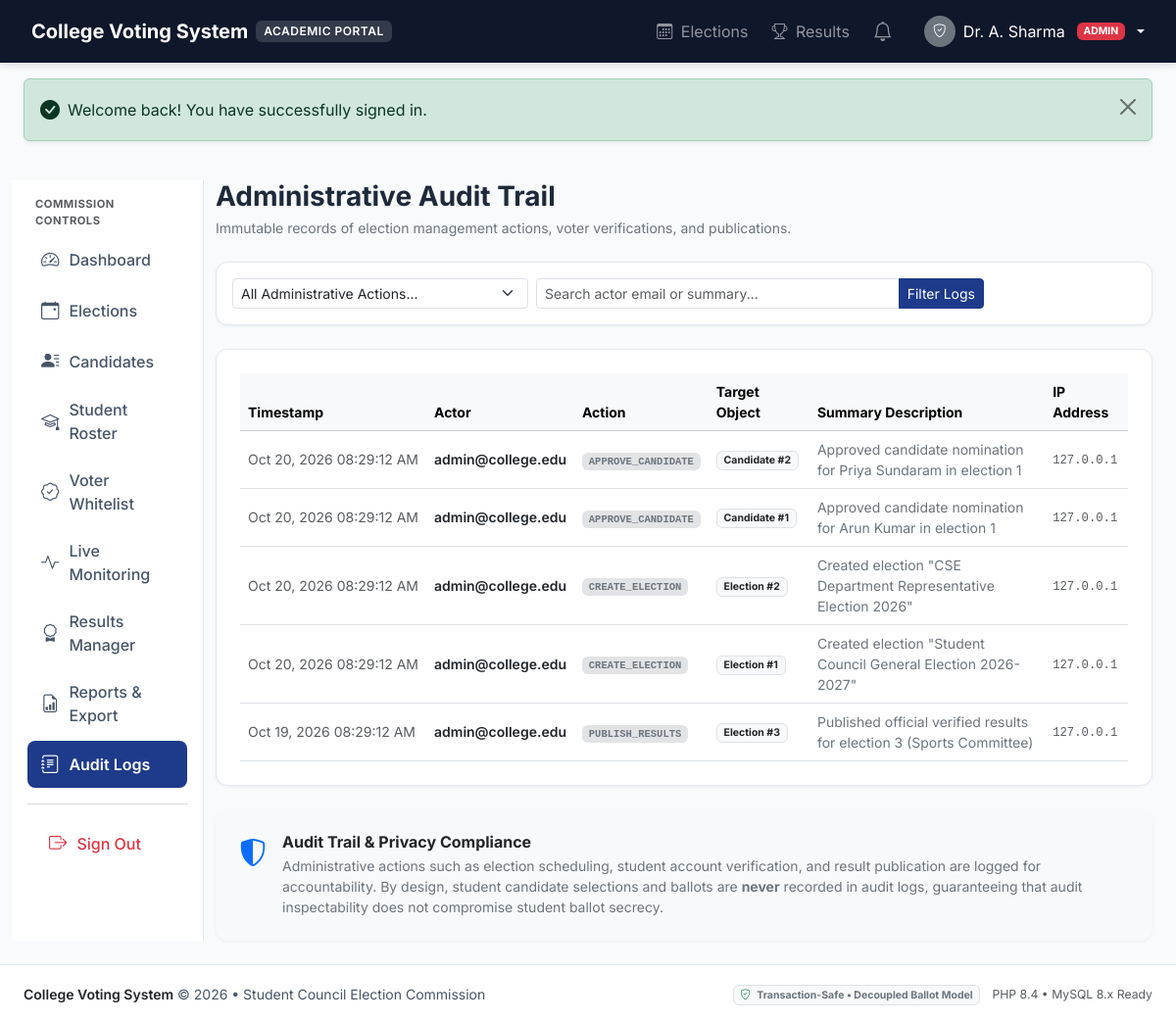
The app's page /admin/audit-logs.php (signed in) with its own data.
### tables this page shows
CREATE TABLE IF NOT EXISTS users (
    id INT AUTO_INCREMENT PRIMARY KEY,
    email VARCHAR(150) NOT NULL UNIQUE,
    password_hash VARCHAR(255) NOT NULL,
    role ENUM('admin', 'student') NOT NULL DEFAULT 'student',
    status ENUM('pending', 'active', 'suspended') NOT NULL DEFAULT 'pending',
    created_at DATETIME NOT NULL DEFAULT CURRENT_TIMESTAMP,
    updated_at DATETIME NOT NULL DEFAULT CURRENT_TIMESTAMP ON UPDATE CURRENT_TIMESTAMP,
    INDEX idx_user_role (role),
    INDEX idx_user_status (status)
);

CREATE TABLE IF NOT EXISTS audit_logs (
    id INT AUTO_INCREMENT PRIMARY KEY,
    user_id INT DEFAULT NULL,
    actor_email VARCHAR(150) DEFAULT NULL,
    action VARCHAR(100) NOT NULL,
    object_type VARCHAR(50) NOT NULL,
    object_id INT DEFAULT NULL,
    summary TEXT NOT NULL,
    ip_address VARCHAR(45) DEFAULT NULL,
    created_at DATETIME NOT NULL DEFAULT CURRENT_TIMESTAMP,
    CONSTRAINT fk_audit_user FOREIGN KEY (user_id) REFERENCES users(id) ON DELETE SET NULL,
    INDEX idx_audit_created (created_at),
    INDEX idx_audit_object (object_type, object_id)
);

### app/includes/functions.php (called while the page is built, shortened)
<?php
function e(?string $value): string {
    return htmlspecialchars((string)($value ?? ''), ENT_QUOTES, 'UTF-8');
}
function get_flash(): ?array {
    if (!empty($_SESSION['flash'])) {
        $flash = $_SESSION['flash'];
        return $flash;
    }
    return null;
}
function base_url(string $path = ''): string {
    $scriptName = $_SERVER['SCRIPT_NAME'] ?? '';
    $base = rtrim(dirname($scriptName), '/\\');
    $trimmedPath = ltrim($path, '/');
    return ($base === '' || $base === '/') ? '/' . $trimmedPath : $base . '/' . $trimmedPath;
}
function format_datetime(?string $datetime, string $format = 'M d, Y h:i A'): string {
    try {
        $dt = new DateTime($datetime);
        return $dt->format($format);
    } catch (Exception $e) {
        return $datetime;
    }
}

### app/includes/auth.php (called while the page is built, shortened)
<?php
require_once __DIR__ . '/../config/app.php';
require_once __DIR__ . '/functions.php';
class Auth {
    private static ?array $currentUser = null;
    public static function check(): bool {
        return !empty($_SESSION['user_id']);
    }
    public static function id(): ?int {
        return isset($_SESSION['user_id']) ? (int)$_SESSION['user_id'] : null;
    }
    public static function role(): ?string {
        return $_SESSION['user_role'] ?? null;
    }
    public static function isAdmin(): bool {
        return self::role() === 'admin';
    }
    public static function user(): ?array {
        $userId = self::id();
        $db = Database::getConnection();
        $stmt = $db->prepare("SELECT * FROM users WHERE id = ?");
        $stmt->execute([$userId]);
        $user = $stmt->fetch(PDO::FETCH_ASSOC);
        if ($user['role'] === 'student') {
            $stmtStud = $db->prepare("
                SELECT s.*, d.name AS department_name, d.code AS department_code
                FROM students s
                LEFT JOIN departments d ON s.department_id = d.id
                WHERE s.user_id = ?
            ");
            $stmtStud->execute([$userId]);
            $student = $stmtStud->fetch(PDO::FETCH_ASSOC);
            $user['student'] = $student ?: [];
        } elseif ($user['role'] === 'admin') {
            $stmtAdmin = $db->prepare("SELECT * FROM administrators WHERE user_id = ?");
            $stmtAdmin->execute([$userId]);
            $admin = $stmtAdmin->fetch(PDO::FETCH_ASSOC);
            $user['admin'] = $admin ?: [];
        }
        self::$currentUser = $user;
        return self::$currentUser;
    }
}

### admin/audit-logs.php (the view, shortened to what this page needs)
<?php
require_once __DIR__ . '/../app/middleware/require-admin.php';
require_once __DIR__ . '/../app/includes/functions.php';
$db = Database::getConnection();
$searchFilter = $_GET['search'] ?? '';
$sql = "SELECT * FROM audit_logs WHERE 1=1";
$params = [];
$sql .= " ORDER BY created_at DESC LIMIT 100";
$stmt = $db->prepare($sql);
$stmt->execute($params);
$logs = $stmt->fetchAll(PDO::FETCH_ASSOC);
require_once __DIR__ . '/../app/includes/header.php';
?>
<div class="container-fluid px-3 px-md-4 py-4">
    <div class="row g-4">
        <?php require_once __DIR__ . '/../app/includes/admin-sidebar.php'; ?>
        <div class="col-lg-9 col-xl-10">
            <div class="d-flex justify-content-between align-items-center mb-4">
                <div>
                    <h1 class="h3 fw-bold mb-1">Administrative Audit Trail</h1>
                    <p class="text-secondary small mb-0">Immutable records of election management actions, voter verifications, and publications.</p>
                </div>
            </div>
            <div class="card card-academic p-3 mb-4">
                <form method="GET" action="<?= base_url('audit-logs.php') ?>" class="row g-2 align-items-center">
                    <div class="col-md-4">
                        <select class="form-select form-select-sm" name="action" onchange="this.form.submit()">
                            <option value="">All Administrative Actions...</option>
                        </select>
                    </div>
                    <div class="col-md-6">
                        <div class="input-group input-group-sm">
                            <input type="text" class="form-control" name="search" value="<?= e($searchFilter) ?>" placeholder="Search actor email or summary...">
                            <button class="btn btn-navy" type="submit">Filter Logs</button>
                        </div>
                    </div>
                </form>
            </div>
            <div class="card card-academic p-4 mb-4">
                <?php if (empty($logs)): ?>
                    <p class="text-center text-muted py-5 mb-0">No audit logs matching the criteria.</p>
                <?php else: ?>
                    <div class="table-responsive">
                        <table class="table table-hover align-middle mb-0 small">
                            <thead class="table-light">
                                <tr>
                                    <th>Timestamp</th>
                                    <th>Actor</th>
                                    <th>Action</th>
                                    <th>Target Object</th>
                                    <th>Summary Description</th>
                                    <th>IP Address</th>
                                </tr>
                            </thead>
                            <tbody>
                                <?php foreach ($logs as $l): ?>
                                    <tr>
                                        <td class="text-muted text-nowrap"><?= format_datetime($l['created_at'], 'M d, Y h:i:s A') ?></td>
                                        <td class="fw-semibold text-dark"><?= e($l['actor_email'] ?? 'System') ?></td>
                                        <td>
                                            <span class="badge bg-secondary-subtle text-secondary font-monospace">
                                                <?= e($l['action']) ?>
                                            </span>
                                        </td>
                                        <td>
                                            <span class="badge bg-light text-dark border text-capitalize">
                                                <?= e($l['object_type']) ?> <?= $l['object_id'] ? '#' . (int)$l['object_id'] : '' ?>
                                            </span>
                                        </td>
                                        <td class="text-secondary"><?= e($l['summary']) ?></td>
                                        <td><code class="text-muted"><?= e($l['ip_address']) ?></code></td>
                                    </tr>
                                <?php endforeach; ?>
                            </tbody>
                        </table>
                    </div>
                <?php endif; ?>
            </div>
            <div class="card card-academic p-4 bg-light border-0">
                <div class="d-flex align-items-start gap-3">
                    <i class="bi bi-shield-shaded text-primary fs-3"></i>
                    <div>
                        <h6 class="fw-bold mb-1">Audit Trail & Privacy Compliance</h6>
                        <p class="text-secondary small mb-0">
                            Administrative actions such as election scheduling, student account verification, and result publication are logged for accountability. By design, student candidate selections and ballots are <strong>never</strong> recorded in audit logs, guaranteeing that audit inspectability does not compromise student ballot secrecy.
                        </p>
                    </div>
                </div>
            </div>
        </div>
    </div>
</div>
<?php require_once __DIR__ . '/../app/includes/footer.php'; ?>

### app/includes/header.php (shortened to what this page needs)
<?php
require_once __DIR__ . '/auth.php';
require_once __DIR__ . '/functions.php';
$currentUser = Auth::user();
$isLoggedIn = Auth::check();
$isAdmin = Auth::isAdmin();
$flash = get_flash();
?>
<!DOCTYPE html>
<html lang="en">
<head>
    <link href="https://cdn.jsdelivr.net/npm/bootstrap@5.3.3/dist/css/bootstrap.min.css" rel="stylesheet">
    <link href="https://cdn.jsdelivr.net/npm/bootstrap-icons@1.11.3/font/bootstrap-icons.css" rel="stylesheet">
    <link href="<?= base_url('assets/css/style.css') ?>" rel="stylesheet">
</head>
<body>
<nav class="navbar navbar-expand-lg navbar-dark app-navbar py-2 sticky-top">
    <div class="container-fluid px-3 px-md-4">
        <a class="navbar-brand d-flex align-items-center gap-2 fw-bold" href="<?= base_url('index.php') ?>">
            <span>College Voting System</span>
            <span class="navbar-brand-badge d-none d-sm-inline-block">Academic Portal</span>
        </a>
        <div class="collapse navbar-collapse" id="appNav">
            <ul class="navbar-nav ms-auto align-items-center gap-1 gap-lg-2">
                <li class="nav-item">
                    <a class="nav-link" href="<?= base_url('elections.php') ?>"><i class="bi bi-calendar3 me-1"></i> Elections</a>
                </li>
                <li class="nav-item">
                    <a class="nav-link" href="<?= base_url('results.php') ?>"><i class="bi bi-trophy me-1"></i> Results</a>
                </li>
                <?php if ($isLoggedIn): ?>
                    <li class="nav-item">
                        <a class="nav-link position-relative px-2" href="<?= base_url('notifications.php') ?>" title="Notifications">
                            <i class="bi bi-bell fs-5"></i>
                        </a>
                    </li>
                    <li class="nav-item dropdown ms-lg-2">
                        <a class="nav-link dropdown-toggle d-flex align-items-center gap-2 text-white" href="#" role="button" data-bs-toggle="dropdown">
                            <div class="rounded-circle bg-secondary text-white d-flex align-items-center justify-content-center" style="width: 32px; height: 32px; font-size: 0.85rem;">
                                <i class="bi <?= $isAdmin ? 'bi-shield-check' : 'bi-person-fill' ?>"></i>
                            </div>
                            <span class="d-none d-md-inline"><?= e($currentUser['admin']['full_name'] ?? $currentUser['student']['full_name'] ?? $currentUser['email']) ?></span>
                            <span class="badge bg-<?= $isAdmin ? 'danger' : 'primary' ?> text-uppercase ms-1" style="font-size: 0.65rem;">
                                <?= e($currentUser['role']) ?>
                            </span>
                        </a>
                    </li>
                <?php endif; ?>
            </ul>
        </div>
    </div>
</nav>
<?php if ($flash): ?>
    <div class="container-fluid px-3 px-md-4 mt-3">
        <div class="alert alert-<?= e($flash['type']) ?> alert-dismissible fade show shadow-sm" role="alert">
            <div class="d-flex align-items-center gap-2">
                <i class="bi <?= $flash['type'] === 'success' ? 'bi-check-circle-fill' : ($flash['type'] === 'danger' ? 'bi-exclamation-octagon-fill' : 'bi-info-circle-fill') ?> fs-5"></i>
                <div><?= e($flash['message']) ?></div>
            </div>
            <button type="button" class="btn-close" data-bs-dismiss="alert" aria-label="Close"></button>
        </div>
    </div>
<?php endif; ?>

### public/assets/css/style.css (style rules this page uses)
:root { --primary-navy: #1e3a8a; --primary-dark: #0f172a; --primary-hover: #1e40af; --secondary-slate: #475569; --bg-light: #f8fafc; --surface-card: #ffffff; --success-green: #10b981; --danger-rose: #e11d48; --warning-amber: #f59e0b; --border-subtle: #e2e8f0; --font-sans: 'Inter', system-ui, -apple-system, BlinkMacSystemFont, "Segoe UI", Roboto, sans-serif; }
body { background-color: var(--bg-light); color: #1e293b; font-family: var(--font-sans); min-height: 100vh; display: flex; flex-direction: column; }
.app-navbar { background-color: var(--primary-dark); box-shadow: 0 2px 8px rgba(15, 23, 42, 0.15); }
.navbar-brand-badge { background-color: rgba(255, 255, 255, 0.15); border-radius: 6px; padding: 2px 8px; font-size: 0.75rem; font-weight: 600; letter-spacing: 0.5px; text-transform: uppercase; }
.card-academic { background: var(--surface-card); border: 1px solid var(--border-subtle); border-radius: 12px; box-shadow: 0 1px 3px rgba(0, 0, 0, 0.05); transition: transform 0.15s ease, box-shadow 0.15s ease; }
.btn-navy { background-color: var(--primary-navy); border-color: var(--primary-navy); color: #ffffff; }

### records on screen
users: role "ADMIN"
audit_logs: created_at "Oct 20, 2026 08:29:12 AM", actor_email "admin@college.edu", action "APPROVE_CANDIDATE", object_type "Candidate", object "2", summary "Approved candidate nomination for Priya Sundaram in election 1", ip_address "127.0.0.1"
audit_logs: created_at "Oct 20, 2026 08:29:12 AM", actor_email "admin@college.edu", action "APPROVE_CANDIDATE", object_type "Candidate", object "1", summary "Approved candidate nomination for Arun Kumar in election 1", ip_address "127.0.0.1"
audit_logs: created_at "Oct 20, 2026 08:29:12 AM", actor_email "admin@college.edu", action "CREATE_ELECTION", object_type "Election", object "2", summary "Created election \"CSE Department Representative Election 2026\"", ip_address "127.0.0.1"
audit_logs: created_at "Oct 20, 2026 08:29:12 AM", actor_email "admin@college.edu", action "CREATE_ELECTION", object_type "Election", object "1", summary "Created election \"Student Council General Election 2026-2027\"", ip_address "127.0.0.1"
audit_logs: created_at "Oct 19, 2026 08:29:12 AM", actor_email "admin@college.edu", action "PUBLISH_RESULTS", object_type "Election", object "3", summary "Published official verified results for election 3 (Sports Committee)", ip_address "127.0.0.1"

### other values on screen
$currentUser['admin']['full_name'] "Dr. A. Sharma"
$flash['message'] "Welcome back! You have successfully signed in."
PHP_MAJOR_VERSION "8"
PHP_MINOR_VERSION "4"
